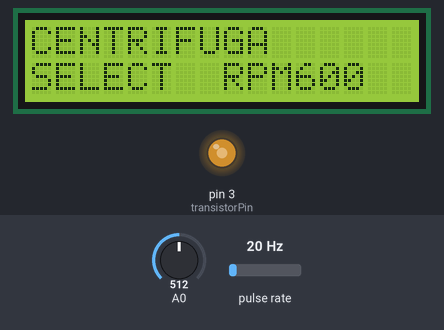
Bench run of a sketch on a simulated Arduino Uno, built with avr-gcc and run on an emulated ATmega328P. Shown: 16×2 character LCD, output pins drawn as LEDs (lit = HIGH). Wiring (inferred from the names in the program): pulse sensor: data pin 2. Inputs (shaded band) come from the test bench; at power-on: A0 = 512, pulse rate 20 Hz. What the sketch prints to the serial monitor is not drawn.

Above: at 1.2 s.
1.3 s: A0 set to 265
At 2.6 s:
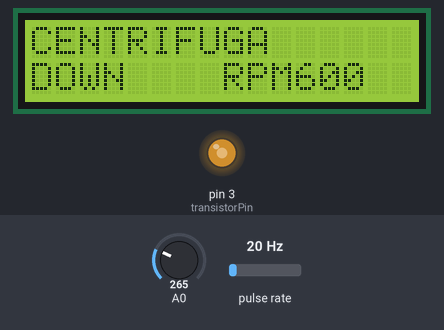
5.4 s: A0 set to 235
At 6.7 s:
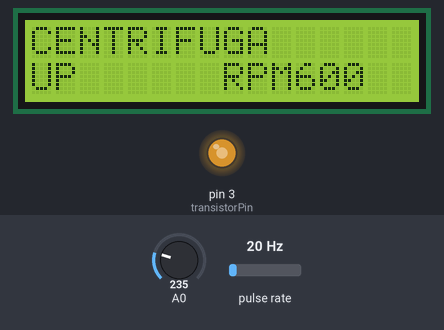
9.5 s: A0 set to 40
At 10.7 s:
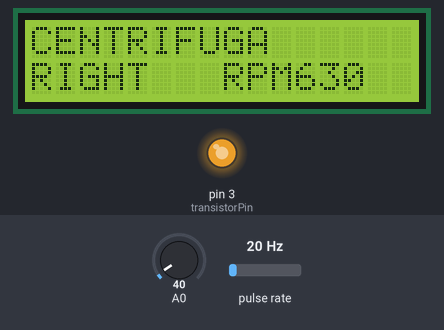
13.6 s: A0 set to 716
At 14.7 s:
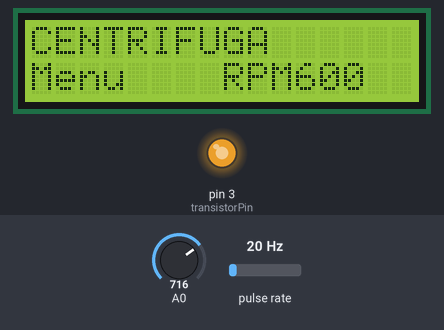
17.7 s: A0 set to 410
At 18.7 s:
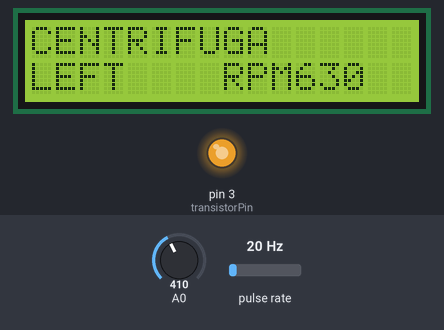
21.8 s: pulse rate (sensor on pin 2) set to 4 Hz
At 22.7 s:
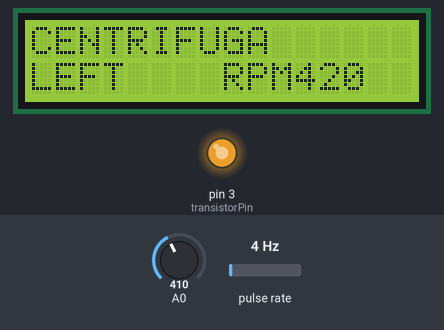
Timing chart, 0 to 24.7 s (numbered marks = the images above; inputs shaded):
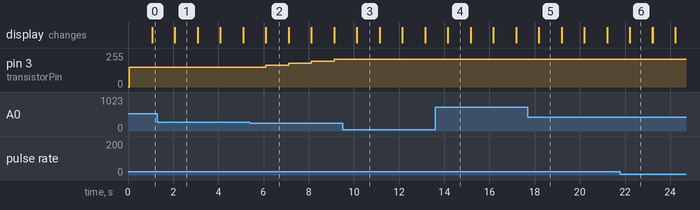

The sketch:

CENT_LCD.ino
```cpp
//Programa para medicion de RPM y mostrar en LCD

#include <Wire.h>
#include <LiquidCrystal.h>
LiquidCrystal lcd(8, 9, 4, 5, 6, 7);

int lcd_key     = 0;
int key  = 0;
#define btnRIGHT  0
#define btnUP     1
#define btnDOWN   2
#define btnLEFT   3
#define btnSELECT 4
#define btnNONE   5

int ticks = 0, Speed = 0;
int potPin = A5;
int transistorPin = 3;
int potValue = 150;

int hallsensor = 2;

typedef struct{

char fantype;
unsigned int fandiv;

}  fanspec;

fanspec fanspace[3]={{0,1},{1,2},{2,8}}; char fan = 0;

void pickrpm ()

{ ticks++; }

void setup()
{
   lcd.begin(16, 2);              // Inicializar el LCD
 lcd.setCursor(0,0);
 lcd.print("CENTRIFUGA");

pinMode(transistorPin, OUTPUT);
pinMode(hallsensor, INPUT);
Serial.begin(9600);
attachInterrupt(0, pickrpm, FALLING);
}

void loop ()
{
   lcd.setCursor(0,1);

   lcd_key = read_LCD_buttons();

   if( lcd_key == btnRIGHT)
       {lcd.print("RIGHT ");}
   else if ( lcd_key == btnLEFT )
       {lcd.print("LEFT   ");}
   else if ( lcd_key == btnUP)
       {lcd.print("UP    ");
       potValue=potValue+15;
       }
   else if ( lcd_key == btnDOWN)
       {
       potValue=potValue-15;
       lcd.print("DOWN  ");}
   else if ( lcd_key == btnSELECT)
       {lcd.print("SELECT");}
   else if ( lcd_key == btnNONE)
       {lcd.print("Menu  ");}

 //potValue = analogRead(potPin) / 4;


  if(potValue<150){potValue=150;}
  else if(potValue>254){potValue=254;}
  Serial.println("value: ");
  Serial.println(potValue);
  analogWrite(transistorPin, potValue);

ticks = 0;

interrupts();
delay (1000);
noInterrupts();

Speed = ((ticks * 60)/fanspace[fan].fandiv)/2;

  Serial.print (Speed, DEC);
  Serial.print ("RPM\r\n");
lcd.clear();
 lcd.setCursor(0,0);
 lcd.print("CENTRIFUGA");
lcd.setCursor(8,1);
lcd.print("RPM");
lcd.setCursor(11,1);
lcd.print(Speed);

 char  SpeedString[4];
  sprintf(SpeedString, "%4d", Speed);
}


int read_LCD_buttons()
{
 key = analogRead(0);
   Serial.println(key);

 if (key > 1000) return btnNONE;
 if (key < 50)   return btnRIGHT;
 if (key < 250)  return btnUP;
 if (key < 350)  return btnDOWN;
 if (key < 420)  return btnLEFT;
 if (key < 650)  return btnSELECT;

 return btnNONE;
}
```

Measured:
- the behaviour switches between 250 and 249 on A0 (found by bisection; images 1 and 2)
- after the input at 1.3 s, the display: first differs from a run without the input after 0.78 s (image 1)
- after the input at 5.4 s, pin 3 (transistorPin): 150/255 → 165/255 after 0.71 s, → 180/255 1.0 s later, → 195/255 1.0 s later, → 210/255 1.0 s later; the display: first differs from a run without the input after 0.71 s (image 2)
- after the input at 9.5 s, pin 3 (transistorPin): stays 210/255 (without the input it goes to 225/255 after 0.63 s); the display: first differs from a run without the input after 0.63 s (image 3)
- after the input at 13.6 s, the display: first differs from a run without the input after 0.56 s (image 4)
- after the input at 17.7 s, the display: first differs from a run without the input after 0.48 s (image 5)
- after the input at 21.8 s, the display: first changes after 0.41 s (image 6 shows a later state)
